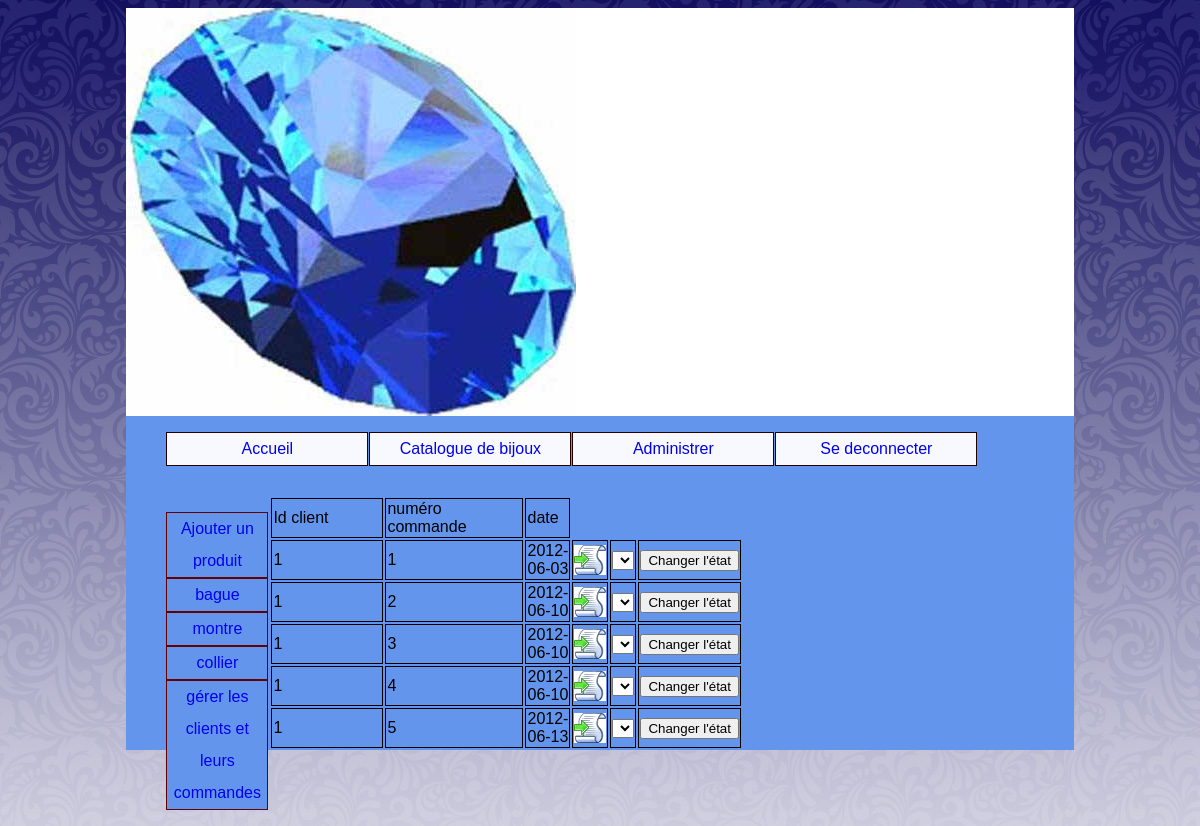
The page /index.php?uc=administrer&client=1&action=voirCommande (signed in) on the database its author committed.
### tables this page shows
CREATE TABLE `categorie` (
  `ID_CAT` int(4) NOT NULL auto_increment,
  `NOM_CAT` char(32) default NULL,
  PRIMARY KEY  (`ID_CAT`)
);

CREATE TABLE `panier` (
  `ID_PANIER` int(8) NOT NULL auto_increment,
  `ID_CLIENT` int(8) NOT NULL,
  `DATE_PANIER` date default NULL,
  `ID_ETAT` int(11) NOT NULL,
  PRIMARY KEY  (`ID_PANIER`)
);

### util/class.pdoBijoux.inc.php (called while the page is built, shortened)
<?php
class Pdovente_bijoux
{
      	private static $serveur='mysql:host=localhost';
      	private static $bdd='dbname=vente_bijoux';
      	private static $user='root' ;
      	private static $mdp='' ;
		private static $monPdo;
		private static $monPdovente_bijoux = null;
	private function __construct()
	{
    		Pdovente_bijoux::$monPdo = new PDO(Pdovente_bijoux::$serveur.';'.Pdovente_bijoux::$bdd, Pdovente_bijoux::$user, Pdovente_bijoux::$mdp);
			Pdovente_bijoux::$monPdo->query("SET CHARACTER SET utf8");
	}
	public  static function getPdovente_bijoux()
	{
		if(Pdovente_bijoux::$monPdovente_bijoux == null)
		{
			Pdovente_bijoux::$monPdovente_bijoux= new Pdovente_bijoux();
		}
		return Pdovente_bijoux::$monPdovente_bijoux;
	}
	public function getLesCategories()
	{
		$req = "select * from categorie";
		$res = Pdovente_bijoux::$monPdo->query($req);
		$lesLignes = $res->fetchAll();
		return $lesLignes;
	}
			public function getLesCommandes($idClient)
			{
			$req = "SELECT ID_PANIER, DATE_PANIER, ID_ETAT
			FROM panier
			WHERE ID_CLIENT ='$idClient'";
			$res = Pdovente_Bijoux::$monPdo->query($req);
			$LesCommandes = $res->fetchAll();
			return $LesCommandes;
			}
}
?>

### vues/v_voir_Commande.php (the view, shortened to what this page needs)
<table id="tabClient">
<tr>
<td>Id client</td><td>numéro commande</td><td>date</td>
</tr>
<?php
foreach($lesCommandes as $uneCommande)
{
	$numCo = $uneCommande['ID_PANIER'];
	$dateCo = $uneCommande['DATE_PANIER'];
	?>
	<ul>
<FORM method =POST action = "index.php?uc=administrer&action=confirmerEtat">
<tr>
<td><?php echo $idClient ?></td><td><?php echo $numCo ?></td><td><?php echo $dateCo ?></td>
<td><a href=index.php?uc=administrer&client=<?php echo $idClient ?>&commande=<?php echo $numCo ?>&action=voirDetailCommande><img src="images/list.gif" TITLE="Voir les produits commandés" </a></td>
<td><SELECT name="nomEtat" size="1">
</td>
<td>
<INPUT type="submit" value="Changer l'état"> </td>
</tr>
	</ul>
<?php
}
?>
</table>

### vues/v_cat_admin.php
<ul id="categories">
<li><a href="index.php?uc=administrer&action=FormAjouterProd"> Ajouter un produit	</a></li>
<?php
foreach( $lesCategories as $uneCategorie)
{
	$idCategorie = $uneCategorie['ID_CAT'];
	$libCategorie = $uneCategorie['NOM_CAT'];
	?>
	<li>
		<a href=index.php?uc=administrer&categorie=<?php echo $idCategorie ?>&action=voirBijoux><?php echo $libCategorie ?></a>
<?php
}
?>
<li><a href="index.php?uc=administrer&action=voirClients"> gérer les clients et leurs commandes	</a></li>
</ul>

### util/cssGeneral.css (style rules this page uses)
#tabClient { border-width:1px; border-color:black; width:50%; }
td { border-width:1px; border-style:solid; border-color:black; width:50%; }
#categories { float:left; }
#menu li a , #categories li a { text-decoration:none; }
#categories li { list-style-type: none; list-style-image:none; margin-right: 1px ; border:1px solid #600; width:100px; text-align:center; background-color: #6495ED; position:relative; }

### rows shown on the page
categorie: NOM_CAT "bague"
categorie: NOM_CAT "montre"
categorie: NOM_CAT "collier"
panier: ID_PANIER "1", DATE_PANIER "2012-06-03"
panier: ID_PANIER "2", DATE_PANIER "2012-06-10"
panier: ID_PANIER "3", DATE_PANIER "2012-06-10"
panier: ID_PANIER "4", DATE_PANIER "2012-06-10"
panier: ID_PANIER "5", DATE_PANIER "2012-06-13"
